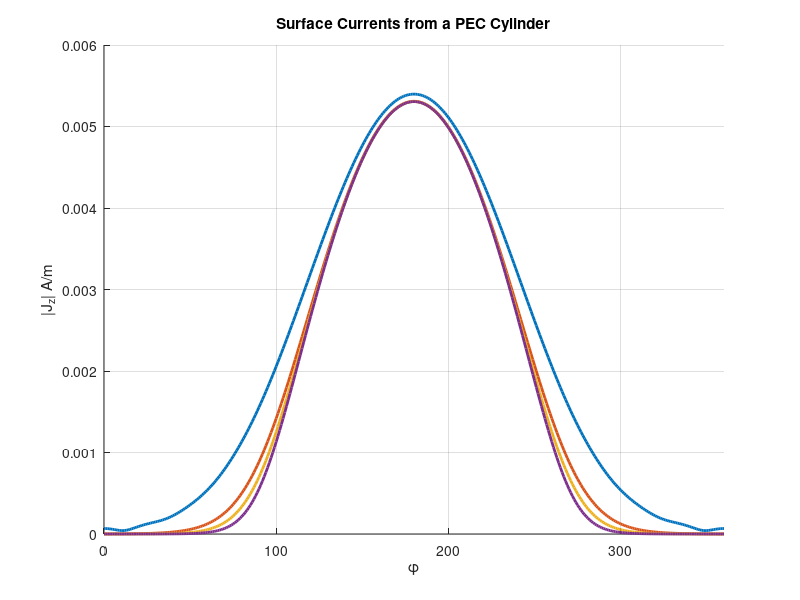
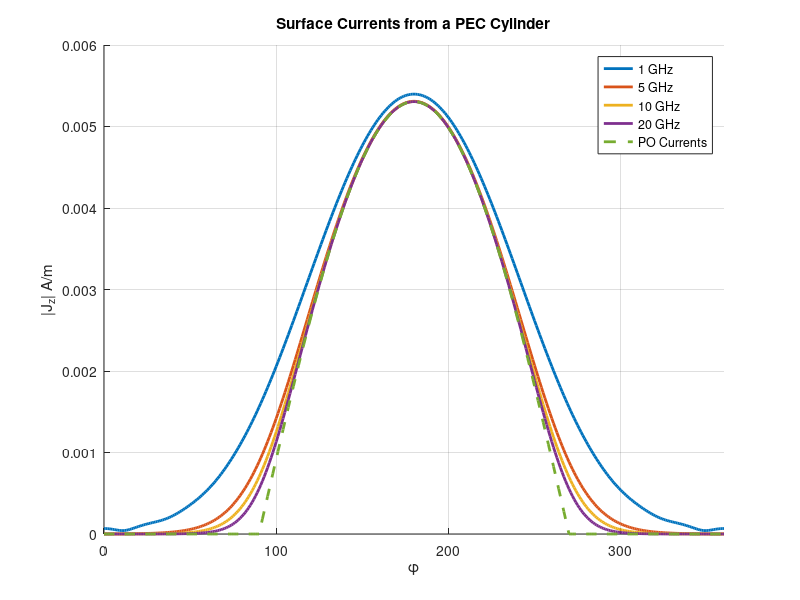

The MATLAB source for these figures, in order:
% Initial parameters
theta_0 = 90;
phi_vec = linspace(0,2*pi,361);
E_0 = 1;
freqs = [1,5,10,20];
a = 0.25;
eta = 120*pi;    %377;
n_vec = 0:200;

currents = zeros(numel(phi_vec),numel(freqs));
currents_po = zeros(size(phi_vec));

figure; grid on; hold on;
title('Surface Currents from a PEC Cylinder')
for freq_idx = 1:length(freqs)

    k = 2*pi*freqs(freq_idx)*1e9./3e8; %Wavenumber
    coeff = 2*E_0/(pi*k*a*eta);

    for phi_idx = 1:length(phi_vec)
        
           summation = 1/besselh(0,2,k*a);
        for n_idx = 2:length(n_vec)
    
            cosine = 2*cos(n_vec(n_idx)*phi_vec(phi_idx));
            hank = besselh(n_vec(n_idx),2,k*a);
    
            summation = summation + 1i^(-n_vec(n_idx))*cosine/hank;
    
        end

       currents(phi_idx,freq_idx) = coeff*summation;
       currents_po(phi_idx) = (-2/eta)*cos(phi_vec(phi_idx))*E_0*exp(-1i*k*a*cos(phi_vec(phi_idx)));

       currents_po(phi_vec < pi/2 | phi_vec > 3*pi/2) = 0;

    end

    plot(phi_vec*180/pi,abs(currents(:,freq_idx)),'DisplayName',sprintf('%d GHz',freqs(freq_idx)),'LineWidth',2)
    xlim([0 360])
    xlabel('\phi')
    ylabel('|J_z| A/m')
end
saveas(gcf,'p3_exact','png')

plot(phi_vec*180/pi,abs(currents_po),'--','DisplayName','PO Currents','LineWidth',2)
legend()

saveas(gcf,'p3_po','png')
        
